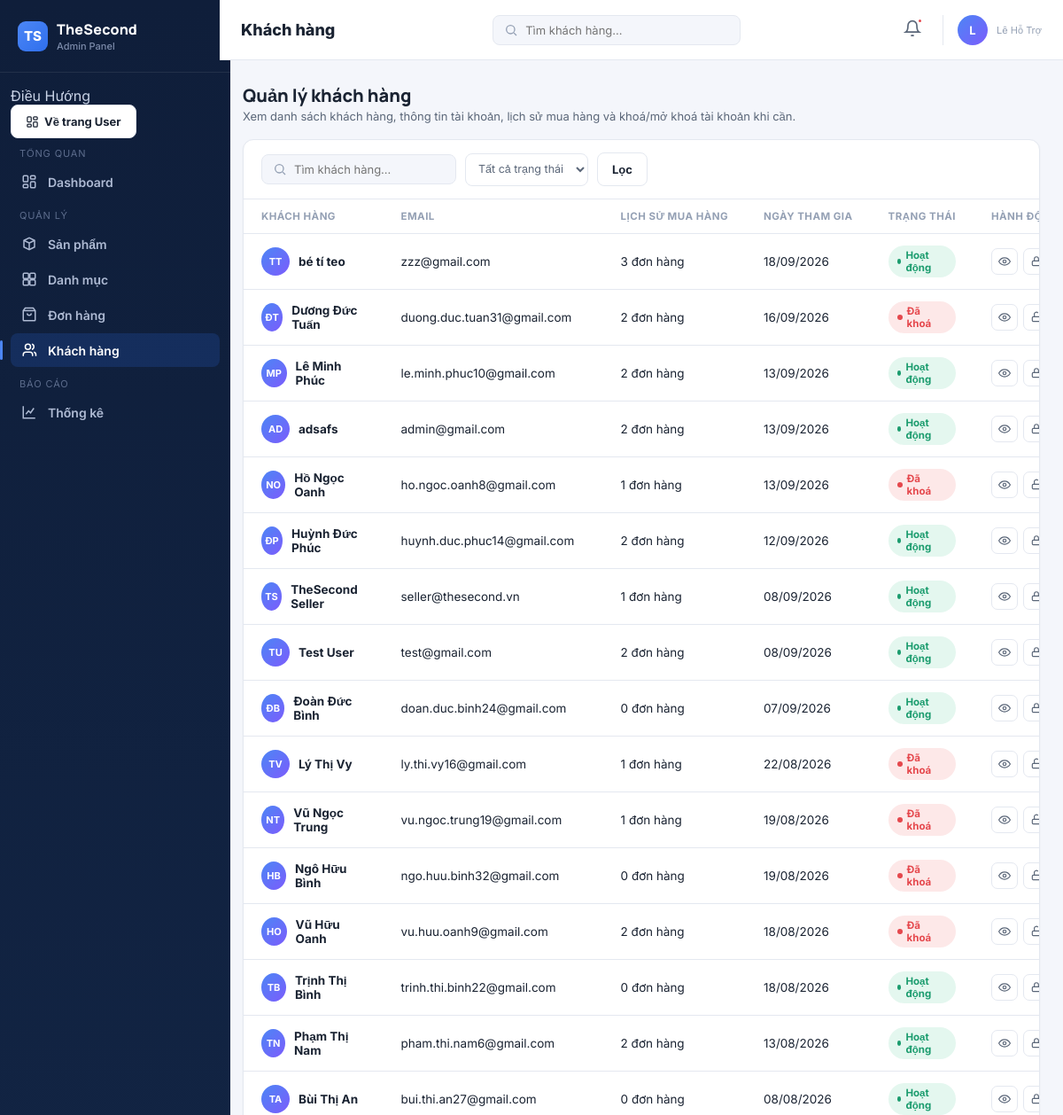
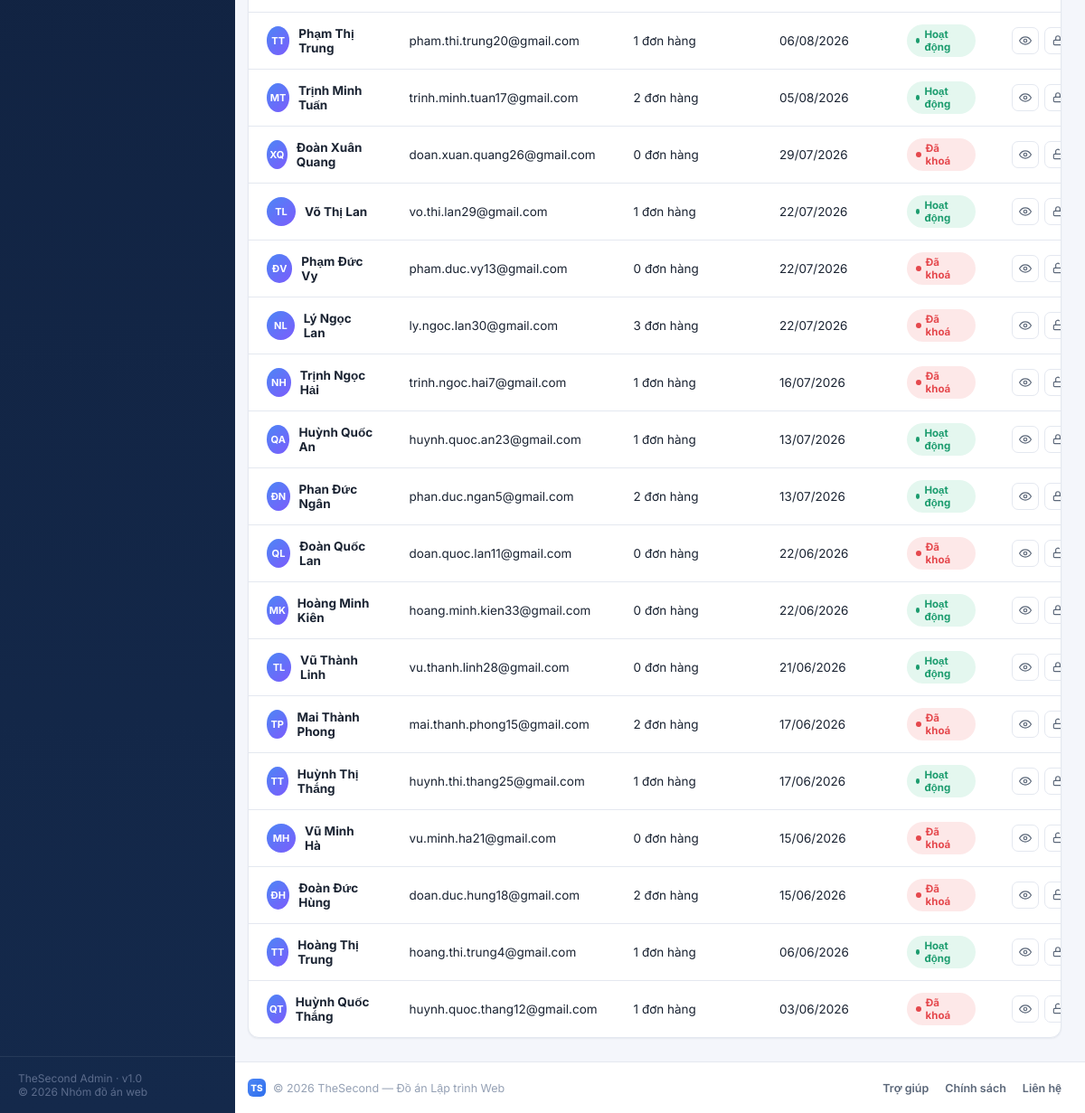
Page /TheSecondV1/api/admin/customers.php (signed in) on the committed database (2 pictures, top to bottom).
### tables this page shows
CREATE TABLE `users` (
  `id` int(10) UNSIGNED NOT NULL,
  `full_name` varchar(100) NOT NULL,
  `email` varchar(150) NOT NULL,
  `password` varchar(255) NOT NULL,
  `phone` varchar(20) DEFAULT NULL,
  `avatar` varchar(500) DEFAULT NULL,
  `date_of_birth` date DEFAULT NULL,
  `role` enum('user') NOT NULL DEFAULT 'user',
  `status` enum('active','inactive','blocked') NOT NULL DEFAULT 'active',
  `created_at` timestamp NOT NULL DEFAULT current_timestamp(),
  `updated_at` timestamp NOT NULL DEFAULT current_timestamp() ON UPDATE current_timestamp()
);

### TheSecondV1/api/admin/customers.php (the view, shortened to what this page needs)
<?php
require_once __DIR__ . '/../config/database.php';
$stmt = $pdo->query("
    SELECT o.id, o.order_code, o.total_amount, o.created_at, u.full_name AS ten_khach
    FROM orders o
    JOIN users u ON u.id = o.user_id
    WHERE o.order_status = 'pending'
    ORDER BY o.created_at DESC
    LIMIT 6
");
$tb_don_moi = $stmt->fetchAll();
$stmt = $pdo->query("
    SELECT id, name, stock
    FROM products
    WHERE status = 'available' AND stock > 0 AND stock <= 3
    ORDER BY stock ASC
    LIMIT 6
");
$tb_sap_het_hang = $stmt->fetchAll();
$so_thong_bao = count($tb_don_moi) + count($tb_sap_het_hang);
function h(?string $str): string {
    return htmlspecialchars((string)$str, ENT_QUOTES, 'UTF-8');
}
$keyword = trim($_GET['q'] ?? '');
$status  = trim($_GET['status'] ?? '');
$sql = "
    SELECT
        u.id,
        u.full_name,
        u.email,
        u.status,
        u.created_at,
        u.phone,
        COUNT(o.id) AS so_don_hang
    FROM users u
    LEFT JOIN orders o ON o.user_id = u.id
    WHERE 1 = 1
";
$params = [];
$sql .= "
    GROUP BY u.id
    ORDER BY u.created_at DESC";
$stmt = $pdo->prepare($sql);
$stmt->execute($params);
$customers = $stmt->fetchAll();
function get_initials(string $hoTen): string {
    $parts = preg_split('/\s+/', trim($hoTen));
    $parts = array_values(array_filter($parts));
    $count = count($parts);
    if ($count === 1) return mb_strtoupper(mb_substr($parts[0], 0, 2, 'UTF-8'), 'UTF-8');
    $first  = mb_substr($parts[$count - 2], 0, 1, 'UTF-8');
    $second = mb_substr($parts[$count - 1], 0, 1, 'UTF-8');
    return mb_strtoupper($first . $second, 'UTF-8');
}
?>
<!DOCTYPE html>
<html lang="vi">
<head>
<link rel="stylesheet" href="../../admin/admin.css">
</head>
<body>
<div class="app">
  <aside class="sidebar" id="sidebar">
    <div class="brand">
      <div class="brand-mark">TS</div>
      <div>
        <div class="brand-name">TheSecond</div>
        <div class="brand-sub">Admin Panel</div>
      </div>
    </div>
    <nav class="nav">
      <div type="button">Điều Hướng</div>
      <a href="../../user/index.html" class="btn btn-outline">
          <svg viewBox="0 0 24 24" fill="none" stroke="currentColor" stroke-width="2"><rect x="3" y="3" width="7" height="9" rx="1.5"/><rect x="14" y="3" width="7" height="5" rx="1.5"/><rect x="14" y="12" width="7" height="9" rx="1.5"/><rect x="3" y="16" width="7" height="5" rx="1.5"/></svg>
          Về trang User
      </a>
      <div class="nav-label">Tổng quan</div>
      <a class="nav-item" href="../admin/dashboard.php">
        <svg viewBox="0 0 24 24" fill="none" stroke="currentColor" stroke-width="2"><rect x="3" y="3" width="7" height="9" rx="1.5"/><rect x="14" y="3" width="7" height="5" rx="1.5"/><rect x="14" y="12" width="7" height="9" rx="1.5"/><rect x="3" y="16" width="7" height="5" rx="1.5"/></svg>
        Dashboard
      </a>
      <div class="nav-label">Quản lý</div>
      <a class="nav-item" href="../admin/product/products.php">
        <svg viewBox="0 0 24 24" fill="none" stroke="currentColor" stroke-width="2"><path d="M20 7 12 3 4 7v10l8 4 8-4V7Z"/><path d="M4 7l8 4 8-4M12 11v10"/></svg>
        Sản phẩm
      </a>
      <a class="nav-item" href="../admin/categories.php">
        <svg viewBox="0 0 24 24" fill="none" stroke="currentColor" stroke-width="2"><rect x="3" y="3" width="8" height="8" rx="1.5"/><rect x="13" y="3" width="8" height="8" rx="1.5"/><rect x="3" y="13" width="8" height="8" rx="1.5"/><rect x="13" y="13" width="8" height="8" rx="1.5"/></svg>
        Danh mục
      </a>
      <a class="nav-item" href="../admin/order.php">
        <svg viewBox="0 0 24 24" fill="none" stroke="currentColor" stroke-width="2"><path d="M6 2 3 6v14a1 1 0 0 0 1 1h16a1 1 0 0 0 1-1V6l-3-4Z"/><path d="M3 6h18M9 10a3 3 0 0 0 6 0"/></svg>
        Đơn hàng
      </a>
      <a class="nav-item active" href="customers.php">
        <svg viewBox="0 0 24 24" fill="none" stroke="currentColor" stroke-width="2"><path d="M17 21v-2a4 4 0 0 0-4-4H7a4 4 0 0 0-4 4v2"/><circle cx="10" cy="7" r="4"/><path d="M22 21v-2a4 4 0 0 0-3-3.87M16 3.13a4 4 0 0 1 0 7.75"/></svg>
        Khách hàng
      </a>
      <div class="nav-label">Báo cáo</div>
      <a class="nav-item" href="../admin/stats.php">
        <svg viewBox="0 0 24 24" fill="none" stroke="currentColor" stroke-width="2"><path d="M3 3v18h18"/><path d="M7 15l4-5 3 3 5-7"/></svg>
        Thống kê
      </a>
    </nav>
    <div class="sidebar-foot">TheSecond Admin · v1.0<br>© 2026 Nhóm đồ án web</div>
  </aside>
  <div class="main">
    <header class="topbar">
      <div class="topbar-left">
        <div>
          <div class="page-title" id="pageTitle">Khách hàng</div>
        </div>
      </div>
      <form class="searchbox" method="get" action="customers.php">
          <svg viewBox="0 0 24 24" fill="none" stroke="currentColor" stroke-width="2">
              <circle cx="11" cy="11" r="7"/>
              <path d="m21 21-4.3-4.3"/>
          </svg>
          <input
              type="text"
              name="q"
              placeholder="Tìm khách hàng..."
              value="<?= h($keyword) ?>"
          >
      </form>
      <div class="topbar-right">
                <div class="notif-wrap">
          <button class="icon-btn" id="notifBtn" onclick="toggleNotif(event)">
            <svg viewBox="0 0 24 24" fill="none" stroke="currentColor" stroke-width="2"><path d="M18 8a6 6 0 0 0-12 0c0 7-3 9-3 9h18s-3-2-3-9"/><path d="M13.7 21a2 2 0 0 1-3.4 0"/></svg>
            <?php if ($so_thong_bao > 0): ?><span class="dot"></span><?php endif; ?>
          </button>
        </div>
        <div class="admin-chip">
          <div class="avatar"><?= strtoupper(mb_substr($_SESSION['admin_name'] ?? 'A', 0, 1)) ?></div>
          <div>
            <div class="admin-chip-role"><?= h($_SESSION['admin_name'] ?? 'Quản trị viên') ?></div>
          </div>
        </div>
      </div>
    </header>
    <main class="content">
      <section class="page active" id="page-customers">
        <div class="section-head">
          <div>
            <h2>Quản lý khách hàng</h2>
            <div class="section-sub">Xem danh sách khách hàng, thông tin tài khoản, lịch sử mua hàng và khoá/mở khoá tài khoản khi cần.</div>
          </div>
        </div>
        <div class="panel">
          <form class="table-toolbar" method="get" action="customers.php">
            <div class="searchbox" style="width:220px">
              <svg viewBox="0 0 24 24" fill="none" stroke="currentColor" stroke-width="2"><circle cx="11" cy="11" r="7"/><path d="m21 21-4.3-4.3"/></svg>
              <input type="text" name="q" placeholder="Tìm khách hàng..." value="<?= h($keyword) ?>">
            </div>
            <select name="status" onchange="this.form.submit()">
              <option value="" <?= $status === '' ? 'selected' : '' ?>>Tất cả trạng thái</option>
            </select>
            <button type="submit" class="btn btn-outline">Lọc</button>
          </form>
          <table>
            <thead>
              <tr>
                <th>Khách hàng</th>
                <th>Email</th>
                <th>Lịch sử mua hàng</th>
                <th>Ngày tham gia</th>
                <th>Trạng thái</th>
                <th>Hành động</th>
              </tr>
            </thead>
            <tbody>
              <?php if (count($customers) === 0): ?>
                <tr>
                  <td colspan="6" style="text-align:center; padding:24px; color:#888;">
                    Không tìm thấy khách hàng nào.
                  </td>
                </tr>
              <?php else: ?>
                <?php foreach ($customers as $c): ?>
                  <?php
                    $isLocked   = ($c['status'] === 'blocked' || $c['status'] === 'inactive');
                    $badgeClass = $isLocked ? 'badge-red'  : 'badge-green';
                    $badgeText  = $isLocked ? 'Đã khoá'    : 'Hoạt động';
                    $joinDate   = date('d/m/Y', strtotime($c['created_at']));
                    $initials   = get_initials($c['full_name'] ?? '');
                  ?>
                  <tr>
                    <td data-label="Khách hàng">
                      <div class="cell-main">
                        <div class="avatar" style="width:32px;height:32px;font-size:11px"><?= h($initials) ?></div>
                        <div class="cell-title"><?= h($c['full_name']) ?></div>
                      </div>
                    </td>
                    <td data-label="Email"><?= h($c['email']) ?></td>
                    <td data-label="Lịch sử mua hàng"><?= (int) $c['so_don_hang'] ?> đơn hàng</td>
                    <td data-label="Ngày tham gia"><?= h($joinDate) ?></td>
                    <td data-label="Trạng thái">
                      <span class="badge <?= $badgeClass ?>"><?= $badgeText ?></span>
                    </td>
                    <td data-label="Hành động">
                      <div class="row-actions">
                        <a class="icon-action" title="Xem chi tiết"
                           href="?xem=<?= (int)$c['id'] ?>&q=<?= urlencode($keyword) ?>&status=<?= urlencode($status) ?>">
                          <svg viewBox="0 0 24 24" fill="none" stroke="currentColor" stroke-width="2">
                            <path d="M1 12s4-7 11-7 11 7 11 7-4 7-11 7-11-7-11-7Z"/><circle cx="12" cy="12" r="3"/>
                          </svg>
                        </a>
                        <form method="post" style="display:inline"
                              onsubmit="return confirm('<?= $isLocked ? 'Mở khoá' : 'Khoá' ?> tài khoản của <?= h(addslashes($c['full_name'])) ?>?');">
                          <button type="submit" class="icon-action <?= $isLocked ? '' : 'danger' ?>"
                                  title="<?= $isLocked ? 'Mở khoá tài khoản' : 'Khoá tài khoản' ?>">
                            <?php if ($isLocked): ?>
                              <svg viewBox="0 0 24 24" fill="none" stroke="currentColor" stroke-width="2">
                                <rect x="4" y="11" width="16" height="9" rx="2"/>
                                <path d="M8 11V7a4 4 0 0 1 7-3.5"/>
                              </svg>
                            <?php else: ?>
                              <svg viewBox="0 0 24 24" fill="none" stroke="currentColor" stroke-width="2">
                                <rect x="4" y="11" width="16" height="9" rx="2"/>
                                <path d="M8 11V7a4 4 0 0 1 8 0v4"/>
                              </svg>
                            <?php endif; ?>
                          </button>
                        </form>
                      </div>
                    </td>
                  </tr>
                <?php endforeach; ?>
              <?php endif; ?>
            </tbody>
          </table>
        </div>
      </section>
    </main>
    <footer class="footer">
      <div class="footer-left">
        <div class="brand-mark">TS</div>
        © 2026 TheSecond — Đồ án Lập trình Web
      </div>
      <div class="footer-links">
        <a href="#">Trợ giúp</a>
        <a href="#">Chính sách</a>
        <a href="#">Liên hệ</a>
      </div>
    </footer>
  </div>
</div>
</body>
</html>

### rows in the picture
users: full_name "TT", full_name "bé tí teo", email "zzz@gmail.com", so_don_hang "3", created_at "18/09/2026", status "Hoạt động"
users: full_name "ĐT", full_name "Dương Đức Tuấn", email "duong.duc.tuan31@gmail.com", so_don_hang "2", created_at "16/09/2026", status "Đã khoá"
users: full_name "MP", full_name "Lê Minh Phúc", email "le.minh.phuc10@gmail.com", so_don_hang "2", created_at "13/09/2026", status "Hoạt động"
users: full_name "AD", full_name "adsafs", email "admin@gmail.com", so_don_hang "2", created_at "13/09/2026", status "Hoạt động"
users: full_name "NO", full_name "Hồ Ngọc Oanh", email "ho.ngoc.oanh8@gmail.com", so_don_hang "1", created_at "13/09/2026", status "Đã khoá"
users: full_name "ĐP", full_name "Huỳnh Đức Phúc", email "huynh.duc.phuc14@gmail.com", so_don_hang "2", created_at "12/09/2026", status "Hoạt động"
users: full_name "TS", full_name "TheSecond Seller", email "seller@thesecond.vn", so_don_hang "1", created_at "08/09/2026", status "Hoạt động"
users: full_name "TU", full_name "Test User", email "test@gmail.com", so_don_hang "2", created_at "08/09/2026", status "Hoạt động"
users: full_name "ĐB", full_name "Đoàn Đức Bình", email "doan.duc.binh24@gmail.com", so_don_hang "0", created_at "07/09/2026", status "Hoạt động"
users: full_name "TV", full_name "Lý Thị Vy", email "ly.thi.vy16@gmail.com", so_don_hang "1", created_at "22/08/2026", status "Đã khoá"
users: full_name "NT", full_name "Vũ Ngọc Trung", email "vu.ngoc.trung19@gmail.com", so_don_hang "1", created_at "19/08/2026", status "Đã khoá"
users: full_name "HB", full_name "Ngô Hữu Bình", email "ngo.huu.binh32@gmail.com", so_don_hang "0", created_at "19/08/2026", status "Đã khoá"
users: full_name "HO", full_name "Vũ Hữu Oanh", email "vu.huu.oanh9@gmail.com", so_don_hang "2", created_at "18/08/2026", status "Đã khoá"
users: full_name "TB", full_name "Trịnh Thị Bình", email "trinh.thi.binh22@gmail.com", so_don_hang "0", created_at "18/08/2026", status "Hoạt động"
users: full_name "TN", full_name "Phạm Thị Nam", email "pham.thi.nam6@gmail.com", so_don_hang "2", created_at "13/08/2026", status "Hoạt động"
users: full_name "TA", full_name "Bùi Thị An", email "bui.thi.an27@gmail.com", so_don_hang "0", created_at "08/08/2026", status "Hoạt động"
users: full_name "TT", full_name "Phạm Thị Trung", email "pham.thi.trung20@gmail.com", so_don_hang "1", created_at "06/08/2026", status "Hoạt động"
users: full_name "MT", full_name "Trịnh Minh Tuấn", email "trinh.minh.tuan17@gmail.com", so_don_hang "2", created_at "05/08/2026", status "Hoạt động"
users: full_name "XQ", full_name "Đoàn Xuân Quang", email "doan.xuan.quang26@gmail.com", so_don_hang "0", created_at "29/07/2026", status "Đã khoá"
users: full_name "TL", full_name "Võ Thị Lan", email "vo.thi.lan29@gmail.com", so_don_hang "1", created_at "22/07/2026", status "Hoạt động"
users: full_name "ĐV", full_name "Phạm Đức Vy", email "pham.duc.vy13@gmail.com", so_don_hang "0", created_at "22/07/2026", status "Đã khoá"
users: full_name "NL", full_name "Lý Ngọc Lan", email "ly.ngoc.lan30@gmail.com", so_don_hang "3", created_at "22/07/2026", status "Đã khoá"
users: full_name "NH", full_name "Trịnh Ngọc Hải", email "trinh.ngoc.hai7@gmail.com", so_don_hang "1", created_at "16/07/2026", status "Đã khoá"
users: full_name "QA", full_name "Huỳnh Quốc An", email "huynh.quoc.an23@gmail.com", so_don_hang "1", created_at "13/07/2026", status "Hoạt động"
users: full_name "ĐN", full_name "Phan Đức Ngân", email "phan.duc.ngan5@gmail.com", so_don_hang "2", created_at "13/07/2026", status "Hoạt động"
users: full_name "QL", full_name "Đoàn Quốc Lan", email "doan.quoc.lan11@gmail.com", so_don_hang "0", created_at "22/06/2026", status "Đã khoá"
users: full_name "MK", full_name "Hoàng Minh Kiên", email "hoang.minh.kien33@gmail.com", so_don_hang "0", created_at "22/06/2026", status "Hoạt động"
users: full_name "TL", full_name "Vũ Thành Linh", email "vu.thanh.linh28@gmail.com", so_don_hang "0", created_at "21/06/2026", status "Hoạt động"
users: full_name "TP", full_name "Mai Thành Phong", email "mai.thanh.phong15@gmail.com", so_don_hang "2", created_at "17/06/2026", status "Đã khoá"
users: full_name "TT", full_name "Huỳnh Thị Thắng", email "huynh.thi.thang25@gmail.com", so_don_hang "1", created_at "17/06/2026", status "Hoạt động"
users: full_name "MH", full_name "Vũ Minh Hà", email "vu.minh.ha21@gmail.com", so_don_hang "0", created_at "15/06/2026", status "Đã khoá"
users: full_name "ĐH", full_name "Đoàn Đức Hùng", email "doan.duc.hung18@gmail.com", so_don_hang "2", created_at "15/06/2026", status "Đã khoá"
users: full_name "TT", full_name "Hoàng Thị Trung", email "hoang.thi.trung4@gmail.com", so_don_hang "1", created_at "06/06/2026", status "Hoạt động"
users: full_name "QT", full_name "Huỳnh Quốc Thắng", email "huynh.quoc.thang12@gmail.com", so_don_hang "1", created_at "03/06/2026", status "Đã khoá"

### other values in the picture
mb_substr($_SESSION['admin_name'] ?? 'A', 0, 1) "L"
$_SESSION['admin_name'] "Lê Hỗ Trợ"
